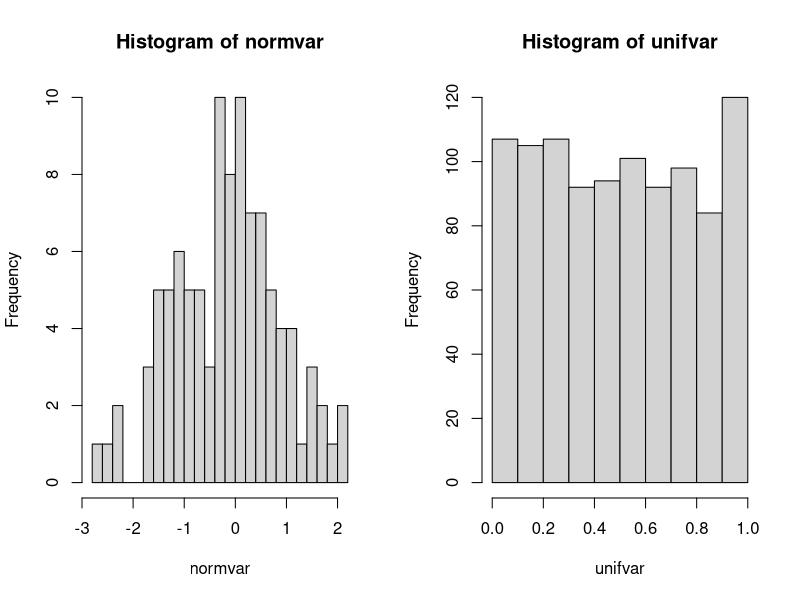

Generate this figure with R:
# Stick two plots next to each other
par(mfrow=c(1, 2))

# Simulating a normal distribution
normvar <- rnorm(100)
hist(normvar,20)   # histogram
#qqnorm(normvar) # QQ-plot

unifvar <- runif(1000)
hist(unifvar)
print(mean(normvar))
print(sd(normvar))
